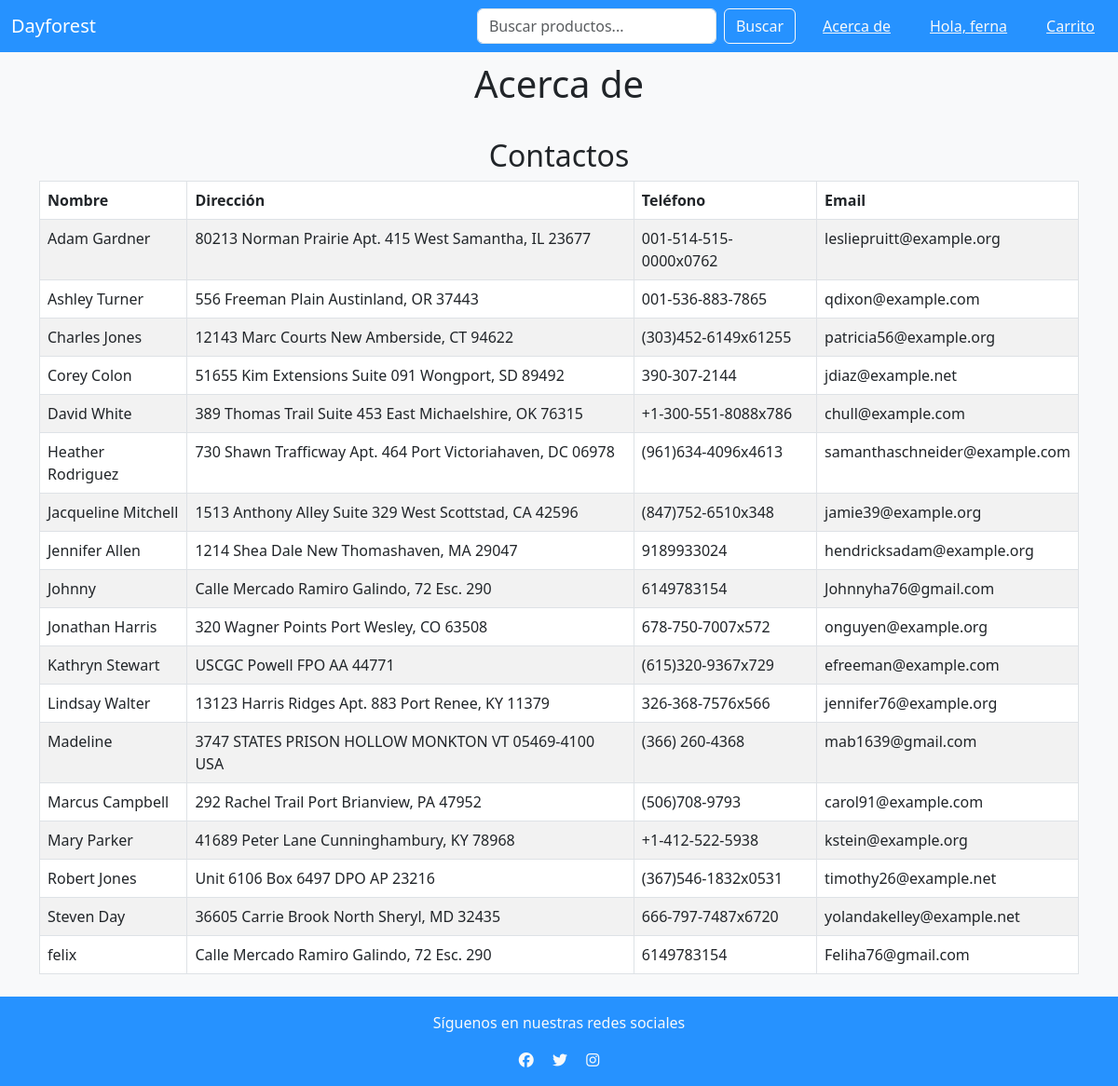
Page /shopapp/about/ (signed in) on the committed database.
### shopApp/models.py (models this page shows, shortened)
class Contact(models.Model):
    contact_full_name = models.CharField(max_length=100, unique=True)
    contact_address = models.CharField(max_length=150)
    contact_phone = models.CharField(max_length=20)
    contact_email = models.EmailField(max_length=30)
    contact_active = models.BooleanField()

### shopApp/views.py (the view)
# urls.py: path('about/', about, name='about'),
def about(request):
    contact_list = Contact.objects.filter(contact_active=True).order_by("contact_full_name")
    return render(request, 'shopApp/about.html', context={'contacts' : contact_list})

### templates/shopApp/about.html
{% extends 'shopApp/base.html' %}
{% block content %}
<h1 style="padding: 10px;" class="text-center">Acerca de</h1>
<div class="container my-4">
    <h2 class="text-center">Contactos</h2>
    <table class="table table-striped table-bordered">
        <thead class="">
            <tr>
                <th>Nombre</th>
                <th>Dirección</th>
                <th>Teléfono</th>
                <th>Email</th>
            </tr>
        </thead>
        <tbody>
            {% for contact in contacts %}
            <tr>
                <td>{{ contact.contact_full_name }}</td>
                <td>{{ contact.contact_address }}</td>
                <td>{{ contact.contact_phone }}</td>
                <td>{{ contact.contact_email }}</td>
            </tr>
            {% endfor %}
        </tbody>
    </table>
</div>
{% endblock %}

### templates/shopApp/base.html (shortened to what this page needs)
<!DOCTYPE html>
{% load static %}
<html lang="es">
<head>
    <link href="https://cdn.jsdelivr.net/npm/bootstrap@5.3.0/dist/css/bootstrap.min.css" rel="stylesheet">
    <link rel="stylesheet" href="{% static 'shopApp/css/styles.css' %}">
</head>
<body class="bg-light">
    <nav class="navbar navbar-expand-lg navbar-dark text-light">
        <div class="container-fluid">
            <a class="navbar-brand" href="{% url 'index' %}">Dayforest</a>
            <div class="collapse navbar-collapse" id="navbarNav">
                <form class="d-flex ms-auto">
                    <input class="form-control me-2" type="search" placeholder="Buscar productos...">
                    <button class="btn btn-outline-light text-light" type="submit">Buscar</button>
                </form>
                <ul class="navbar-nav mr-auto mt-2 mt-lg-0">
                    <a class="btn btn-link ms-3 text-light" href="{% url 'about' %}">Acerca de</a>
                        {% if user.is_authenticated %}
                            <a onclick="document.getElementById('logout-form').submit();" class="btn btn-link ms-3 text-light"
                            >Hola, {{ user.get_username }}</a>
                        {% else %}
                            <a href="{% url 'login' %}" class="btn btn-link ms-3 text-light">Iniciar sesión</a>
                        {% endif %}
                    <button class="btn btn-link ms-3 text-light">Carrito</button>
                </ul>
            </div>
        </div>
    </nav>
     <div>
        {% block content %}
        {% endblock %}
     </div>
    <footer class=" text-light text-center py-3">
        <p>Síguenos en nuestras redes sociales</p>
        <a href="#" class="text-light mx-2"><i class="fab fa-facebook"></i></a>
        <a href="#" class="text-light mx-2"><i class="fab fa-twitter"></i></a>
        <a href="#" class="text-light mx-2"><i class="fab fa-instagram"></i></a>
    </footer>
</body>
</html>

### static/shopApp/css/styles.css (style rules this page uses)
.navbar { background-color: rgb(38,146,255); }
footer { background-color: rgb(38,146,255); }
thead th { background-color: rgb(0,49,83); }

### rows in the picture
Contact: contact_full_name "Adam Gardner", contact_address "80213 Norman Prairie Apt. 415 West Samantha, IL 23677", contact_phone "001-514-515-0000x0762", contact_email "lesliepruitt@example.org"
Contact: contact_full_name "Ashley Turner", contact_address "556 Freeman Plain Austinland, OR 37443", contact_phone "001-536-883-7865", contact_email "qdixon@example.com"
Contact: contact_full_name "Charles Jones", contact_address "12143 Marc Courts New Amberside, CT 94622", contact_phone "(303)452-6149x61255", contact_email "patricia56@example.org"
Contact: contact_full_name "Corey Colon", contact_address "51655 Kim Extensions Suite 091 Wongport, SD 89492", contact_phone "390-307-2144", contact_email "jdiaz@example.net"
Contact: contact_full_name "David White", contact_address "389 Thomas Trail Suite 453 East Michaelshire, OK 76315", contact_phone "+1-300-551-8088x786", contact_email "chull@example.com"
Contact: contact_full_name "Heather Rodriguez", contact_address "730 Shawn Trafficway Apt. 464 Port Victoriahaven, DC 06978", contact_phone "(961)634-4096x4613", contact_email "samanthaschneider@example.com"
Contact: contact_full_name "Jacqueline Mitchell", contact_address "1513 Anthony Alley Suite 329 West Scottstad, CA 42596", contact_phone "(847)752-6510x348", contact_email "jamie39@example.org"
Contact: contact_full_name "Jennifer Allen", contact_address "1214 Shea Dale New Thomashaven, MA 29047", contact_phone "9189933024", contact_email "hendricksadam@example.org"
Contact: contact_full_name "Johnny", contact_address "Calle Mercado Ramiro Galindo, 72 Esc. 290", contact_phone "6149783154", contact_email "Johnnyha76@gmail.com"
Contact: contact_full_name "Jonathan Harris", contact_address "320 Wagner Points Port Wesley, CO 63508", contact_phone "678-750-7007x572", contact_email "onguyen@example.org"
Contact: contact_full_name "Kathryn Stewart", contact_address "USCGC Powell FPO AA 44771", contact_phone "(615)320-9367x729", contact_email "efreeman@example.com"
Contact: contact_full_name "Lindsay Walter", contact_address "13123 Harris Ridges Apt. 883 Port Renee, KY 11379", contact_phone "326-368-7576x566", contact_email "jennifer76@example.org"
Contact: contact_full_name "Madeline", contact_address "3747 STATES PRISON HOLLOW MONKTON VT 05469-4100 USA", contact_phone "(366) 260-4368", contact_email "mab1639@gmail.com"
Contact: contact_full_name "Marcus Campbell", contact_address "292 Rachel Trail Port Brianview, PA 47952", contact_phone "(506)708-9793", contact_email "carol91@example.com"
Contact: contact_full_name "Mary Parker", contact_address "41689 Peter Lane Cunninghambury, KY 78968", contact_phone "+1-412-522-5938", contact_email "kstein@example.org"
Contact: contact_full_name "Robert Jones", contact_address "Unit 6106 Box 6497 DPO AP 23216", contact_phone "(367)546-1832x0531", contact_email "timothy26@example.net"
Contact: contact_full_name "Steven Day", contact_address "36605 Carrie Brook North Sheryl, MD 32435", contact_phone "666-797-7487x6720", contact_email "yolandakelley@example.net"
Contact: contact_full_name "felix", contact_address "Calle Mercado Ramiro Galindo, 72 Esc. 290", contact_phone "6149783154", contact_email "Feliha76@gmail.com"

### other values in the picture
{{ user.get_username }} "ferna"
